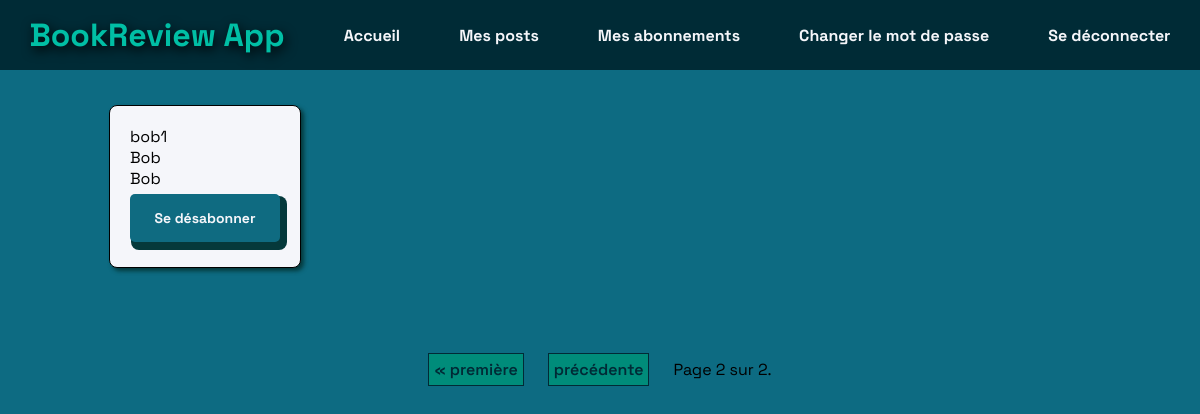
The page /users/list?page=2 (signed in) on the database its author committed.
### core/models.py (models this page shows, shortened)
class User(AbstractUser):
    pass
    @property
    def followed_people(self):
        list_followed_people = []
        for followed_people in self.following.all():
            list_followed_people.append(followed_people.followed_user)
        return list_followed_people

### review/views.py (the view)
# urls.py: path('users/list', login_required(review.views.UsersList.as_view()), name='users-list'),
class UsersList(View):
    def get(self, request):
        user = request.user
        users_to_follow = User.objects.all().exclude(id=request.user.id)
        list_followed_people = user.followed_people
        paginator = Paginator(users_to_follow, PAGINATOR_NB)
        page_number = request.GET.get('page')
        page_obj = paginator.get_page(page_number)
        context = {
            "users_to_follow": users_to_follow,
            "followed_people": list_followed_people,
            "page_obj": page_obj
        }
        return render(request, 'review/users_list.html', context)

### review/templates/review/users_list.html (shortened to what this page needs)
{% extends 'base.html' %}
{% load static %}
{% block statics %}
    <link rel="stylesheet" type="text/css" href="{% static 'review/styles.css' %}?{% now "U" %}">
{% endblock %}
{% block content %}
    <div class="bloc-card-user">
        {% for user in page_obj %}
            <div class="card-user">
                <p>{{ user.username }}</p>
                <p>{{ user.first_name }}</p>
                <p>{{ user.last_name }}</p>
                {% if user in followed_people %}
                    <form method="POST" action="{% url 'remove-follower' user.pk %}">
                        <button class="btn-followed" type="submit">Se désabonner</button>
                    </form>
                {% else %}
                    <form method="POST" action="{% url 'add-follower' user.pk %}">
                        {% csrf_token %}
                        <button class="btn-to-follow" type="submit">S'abonner</button>
                    </form>
                {% endif %}
            </div>
        {% empty %}
            <p>Oups... Il n'y pas d'autres utilisateurs !</p>
        {% endfor %}
    </div>
    {% if page_obj %}
        <div class="paginator-container">
            {% if page_obj.has_previous %}
                <a class="link-page" href="?page=1">« première</a>
                <a class="link-page" href="?page={{ page_obj.previous_page_number }}">précédente</a>
            {% endif %}
            <span class="bloc-nb-page">
                Page {{ page_obj.number }} sur {{ page_obj.paginator.num_pages }}.
            </span>
        </div>
    {% endif %}
{% endblock %}

### static/base/styles.css (style rules this page uses)
* { margin: 0; padding: 0; box-sizing: border-box; -webkit-font-smoothing: antialiased; font-family: 'Space Grotesk', sans-serif; }

### review/static/review/styles.css (style rules this page uses)
body { background-color: #0D6B82; }
.btn-ticket, .btn-to-follow, .btn-followed, .btn-validate { width: 150px; padding: 15px; background: rgba(0, 140, 122, 1); border-radius: 5px; margin: 5px 0; box-shadow: 4px 5px 0 3px #05393b; border: none; cursor: pointer; transition: all 0.2s linear; color: #f5f6fa; font-weight: 900; font-size: 18px; position: relative; top: 0; left: 0; }
.paginator-container { display: flex; flex-direction: row; justify-content: center; align-items: center; }
.link-page { margin: 0 1%; color: #012A36; text-decoration: none; font-weight: 600; border: 1px solid; padding: 5px; background-color: rgba(0, 140, 122, 1); }
.bloc-nb-page { margin: 0 1%; }
.bloc-card-user { display: grid; grid-template-columns: repeat(auto-fill, minmax(300px, 1fr)); padding: 15px; gap: 15px; justify-items: center; margin-bottom: 50px; }
.card-user { padding: 20px; border: 1px solid; background: #f5f6fa; border-radius: 8px; box-shadow: 3px 3px 4px 0 #05393b; margin: 20px 0; }
.btn-to-follow, .btn-followed { font-size: 14px; }
.btn-followed { background-color: #0F6B81; }

### rows shown on the page
User: username "bob1", first_name "Bob", last_name "Bob", shows "Se désabonner"

### other values the page prints
{{ page_obj.number }} "2"
{{ page_obj.paginator.num_pages }} "2"
